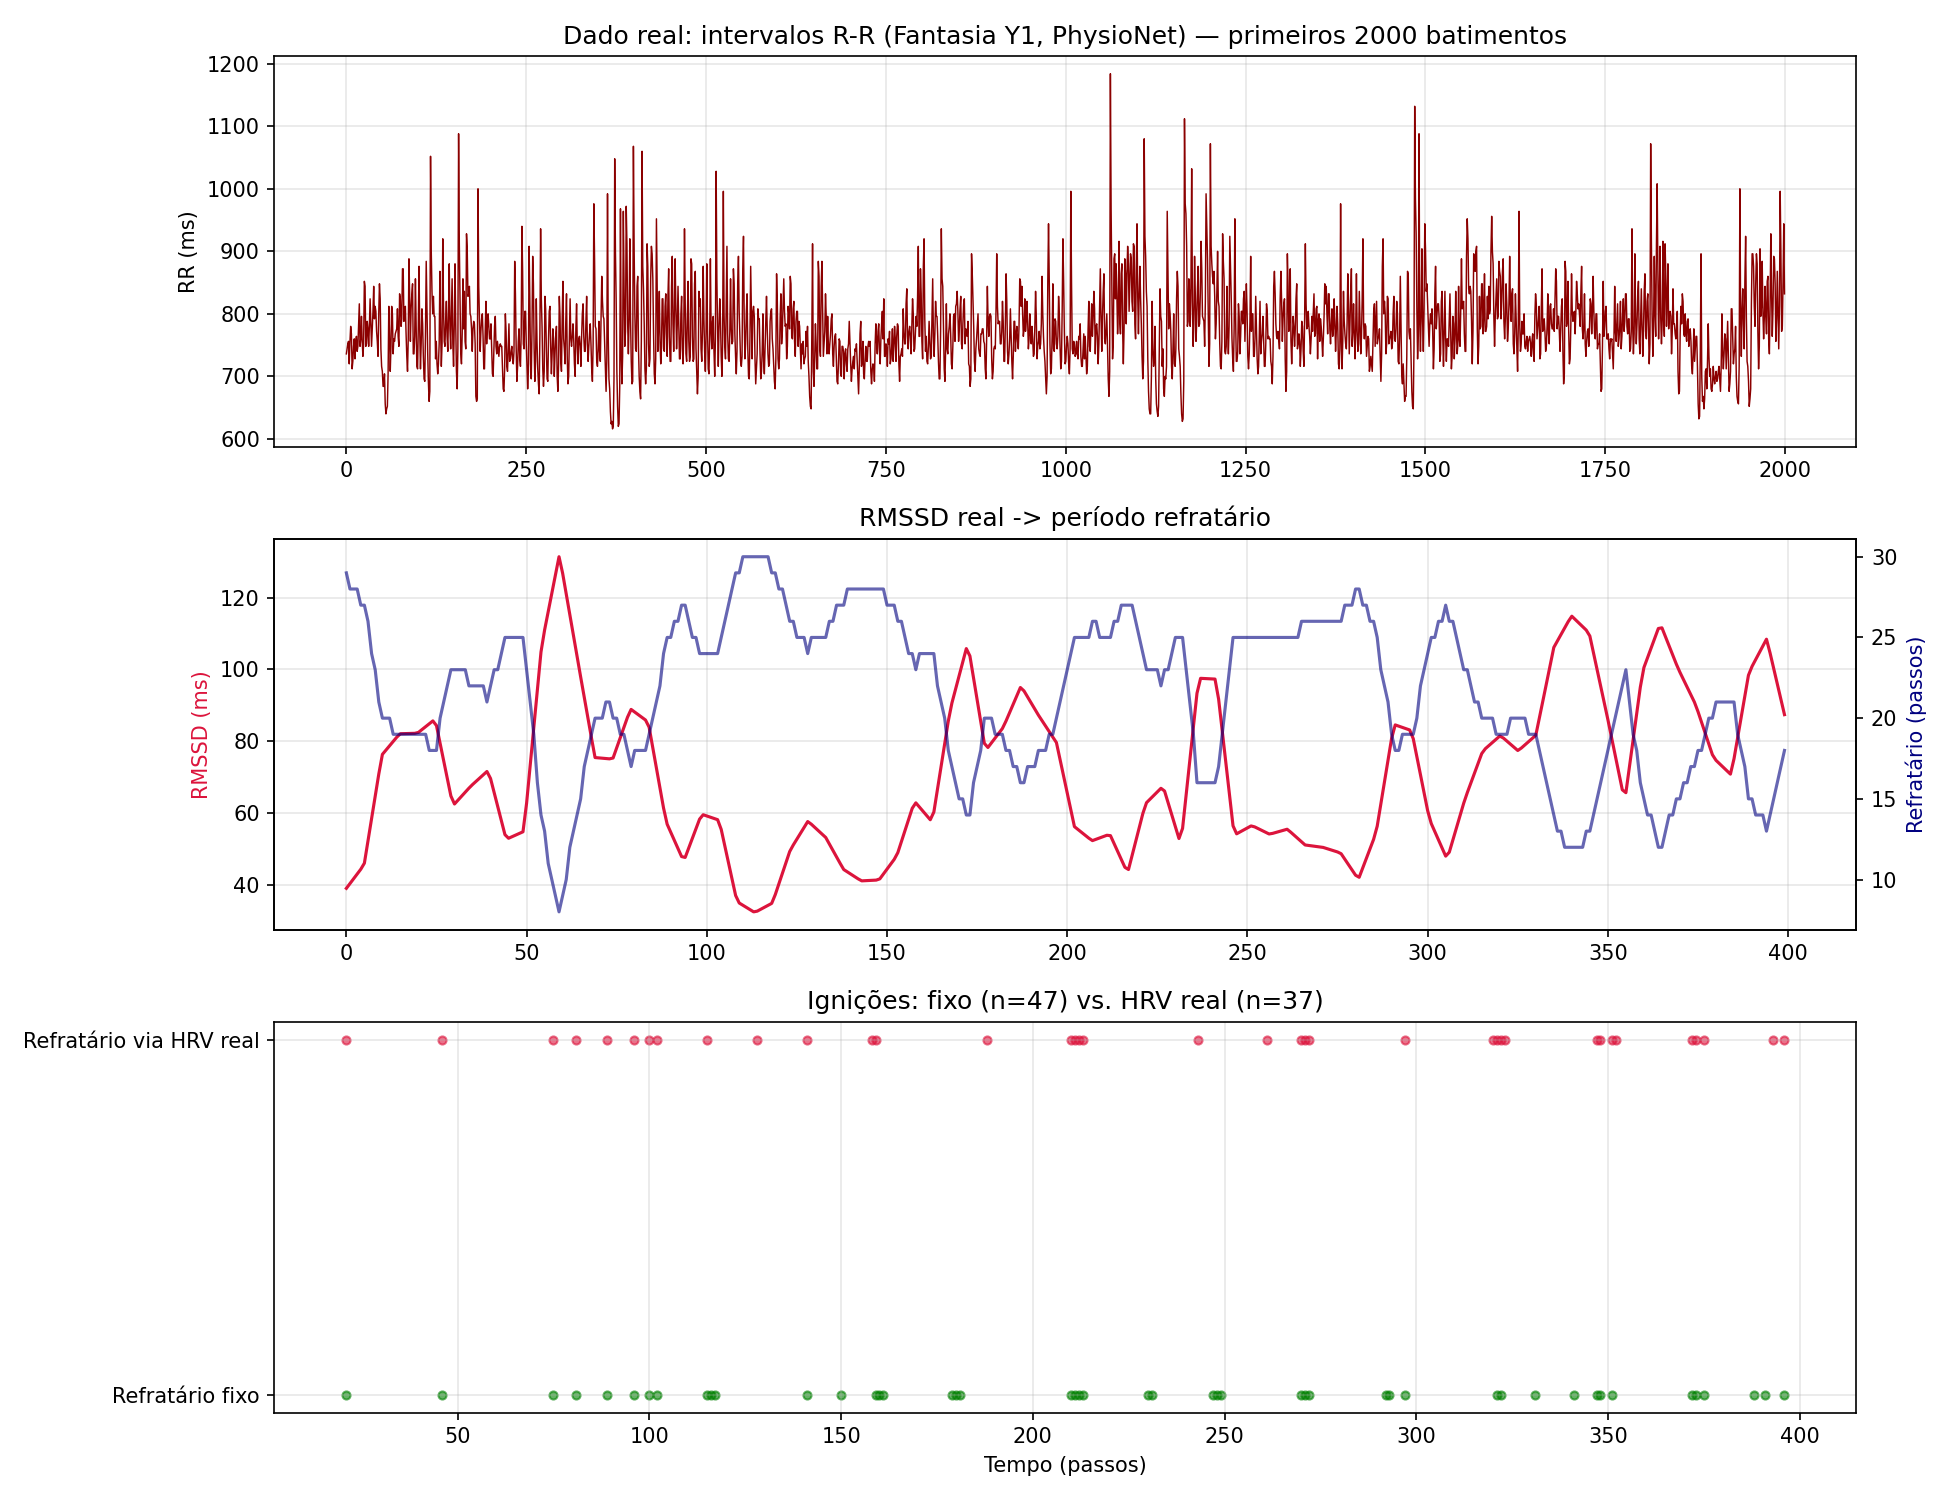

This figure's Python source:
#!/usr/bin/env python3
"""
HRV REAL (PhysioNet Fantasia, sujeito Y1, jovem saudável) -> refractory_period
Fonte: Iyengar N, Peng C-K, Morin R, Goldberger AL, Lipsitz LA. Age-related
alterations in the fractal scaling of cardiac interbeat interval dynamics.
Am J Physiol 1996;271:1078-1084. Via PhysioNet (Goldberger et al., 2000).
"""
import numpy as np
import matplotlib.pyplot as plt
from scipy.interpolate import interp1d

K = 4
labels = ['Visão', 'Audição', 'Interocepção', 'Linguagem interna']
T = 400
kappa = 0.25
precision_ema = 0.05
ignition_threshold = 2.5
broadcast_gain_normal = 0.5
obs_noise = 0.3
refractory_period_default = 15
precision_ceiling_normal = 5.0

def true_signal(k, t):
    base_freqs = [0.02, 0.035, 0.015, 0.05]
    event_times = [100, 180, 260, 320]
    val = np.sin(2 * np.pi * base_freqs[k] * t)
    if t > event_times[k]:
        val += 1.5
    return val

# ============================================================
# 1. CARREGAR RR REAL E CALCULAR RMSSD REAL (JANELA DESLIZANTE)
# ============================================================
rr = np.loadtxt('/home/claude/active_inference_workspace/fantasia_Y1_RR_intervals.txt')  # segundos
print(f"RR intervals carregados: {len(rr)} batimentos reais (Fantasia Y1, PhysioNet)")
print(f"RR médio: {rr.mean()*1000:.1f} ms  (~{60/rr.mean():.0f} bpm) — plausível para adulto jovem saudável")

def sliding_rmssd(rr_series, window=60, step=30):
    """RMSSD real = sqrt(media((RR[i+1]-RR[i])^2)) em janela deslizante de batimentos."""
    diffs = np.diff(rr_series) * 1000  # ms
    vals = []
    for i in range(0, len(diffs) - window, step):
        w = diffs[i:i+window]
        vals.append(np.sqrt(np.mean(w**2)))
    return np.array(vals)

rmssd_real = sliding_rmssd(rr)
print(f"RMSSD real: {len(rmssd_real)} janelas, média {rmssd_real.mean():.1f} ms, "
      f"min {rmssd_real.min():.1f} ms, max {rmssd_real.max():.1f} ms")

# interpolar para T=400 pontos (para alinhar com a simulação)
x_old = np.linspace(0, 1, len(rmssd_real))
x_new = np.linspace(0, 1, T)
hrv_real_series = interp1d(x_old, rmssd_real, kind='linear')(x_new)

def hrv_to_refractory(hrv_series, min_ref=8, max_ref=30):
    hrv_norm = (hrv_series - hrv_series.min()) / (hrv_series.max() - hrv_series.min() + 1e-9)
    return np.round(max_ref - (max_ref - min_ref) * hrv_norm).astype(int)

refractory_from_real_hrv = hrv_to_refractory(hrv_real_series)

# ============================================================
# 2. SIMULAÇÃO (mesma estrutura de antes)
# ============================================================
def run_simulation(seed=7, refractory_series=None, refractory_fixed=refractory_period_default):
    np.random.seed(seed)
    mu = np.zeros(K)
    precision = np.ones(K) * 1.0
    err_ema_sq = np.ones(K) * 1.0
    refractory_until = np.zeros(K, dtype=int)
    hist = {'ignition': np.zeros(T, dtype=bool), 'abs_err': np.zeros((T, K)),
            'winner': np.full(T, -1)}

    for t in range(T):
        ref_period = refractory_series[t] if refractory_series is not None else refractory_fixed
        true_vals = np.array([true_signal(k, t) for k in range(K)])
        obs = true_vals + np.random.randn(K) * obs_noise
        err = obs - mu
        salience = precision * err**2
        mu = mu + kappa * precision * err
        err_ema_sq = (1 - precision_ema) * err_ema_sq + precision_ema * err**2
        precision = np.clip(1.0 / (0.1 + err_ema_sq), 0.1, precision_ceiling_normal)
        eligible = np.array([salience[k] if t >= refractory_until[k] else -1.0 for k in range(K)])
        winner = int(np.argmax(eligible))
        ignite = eligible[winner] > ignition_threshold
        if ignite:
            refractory_until[winner] = t + ref_period
            for j in range(K):
                if j != winner:
                    mu[j] = mu[j] + broadcast_gain_normal * (mu[winner] - mu[j])
        hist['ignition'][t] = ignite
        hist['winner'][t] = winner if ignite else -1
        hist['abs_err'][t] = np.abs(mu - true_vals)
    return hist

hist_fixed = run_simulation(seed=7, refractory_series=None)
hist_real_hrv = run_simulation(seed=7, refractory_series=refractory_from_real_hrv)

print("\n" + "="*70)
print("REFRATÁRIO FIXO vs. REFRATÁRIO VIA HRV REAL (Fantasia/PhysioNet)")
print("="*70)
print(f"Refratário fixo: {refractory_period_default} passos constantes")
print(f"Refratário via HRV real: varia entre {refractory_from_real_hrv.min()} e {refractory_from_real_hrv.max()} passos")
print(f"\nIgnições (fixo): {hist_fixed['ignition'].sum()}")
print(f"Ignições (HRV real): {hist_real_hrv['ignition'].sum()}")
print(f"Erro médio |mu-true| (fixo): {hist_fixed['abs_err'].mean():.4f}")
print(f"Erro médio |mu-true| (HRV real): {hist_real_hrv['abs_err'].mean():.4f}")

# ============================================================
# PLOTS
# ============================================================
fig, axes = plt.subplots(3, 1, figsize=(13, 10))

ax = axes[0]
ax.plot(rr[:2000]*1000, color='darkred', linewidth=0.7)
ax.set_title('Dado real: intervalos R-R (Fantasia Y1, PhysioNet) — primeiros 2000 batimentos')
ax.set_ylabel('RR (ms)')
ax.grid(True, alpha=0.3)

ax = axes[1]
ax.plot(hrv_real_series, color='crimson', label='RMSSD real (Fantasia Y1), interpolado p/ T=400')
ax.set_ylabel('RMSSD (ms)', color='crimson')
ax2 = ax.twinx()
ax2.plot(refractory_from_real_hrv, color='navy', alpha=0.6, label='período refratário derivado')
ax2.set_ylabel('Refratário (passos)', color='navy')
ax.set_title('RMSSD real -> período refratário')
ax.grid(True, alpha=0.3)

ax = axes[2]
ign_fixed = np.where(hist_fixed['ignition'])[0]
ign_real = np.where(hist_real_hrv['ignition'])[0]
for t in ign_fixed:
    ax.scatter(t, 0, color='green', s=15, alpha=0.6)
for t in ign_real:
    ax.scatter(t, 1, color='crimson', s=15, alpha=0.6)
ax.set_yticks([0, 1]); ax.set_yticklabels(['Refratário fixo', 'Refratário via HRV real'])
ax.set_xlabel('Tempo (passos)')
ax.set_title(f'Ignições: fixo (n={len(ign_fixed)}) vs. HRV real (n={len(ign_real)})')
ax.grid(True, alpha=0.3)

plt.tight_layout()
plt.savefig('/home/claude/active_inference_workspace/real_hrv_experiment.png', dpi=150)
print("\nArquivo gerado: real_hrv_experiment.png")
